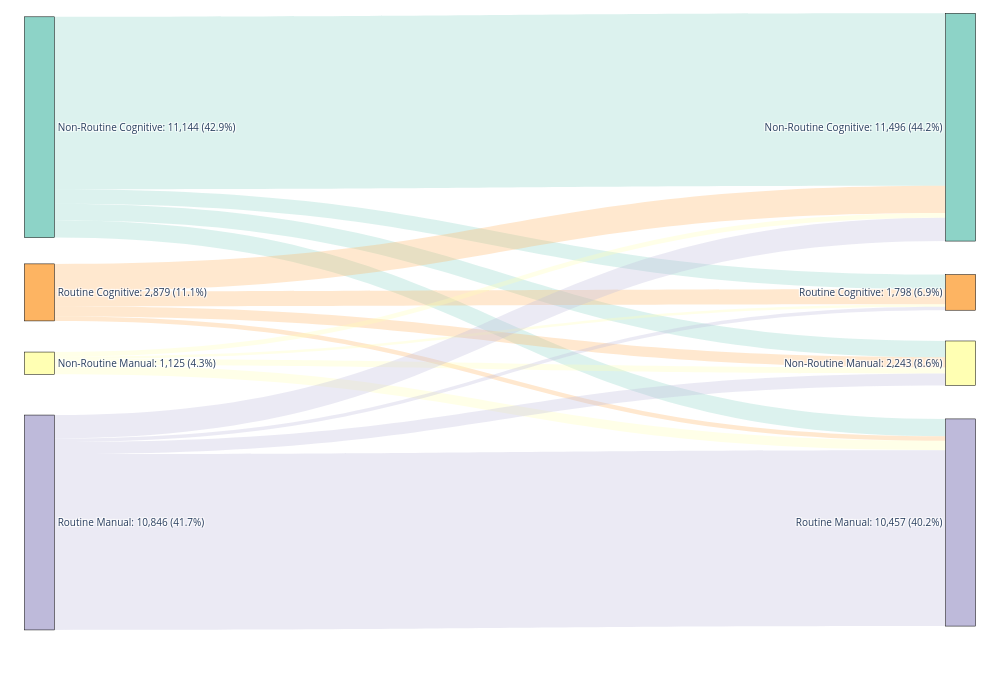

Notebook code for this chart:
### Code cell
# Fig 2C right picture drawing
import pandas as pd
import plotly.graph_objects as go
import plotly.io as pio

# =========================
# 1. Raw data
# =========================
data = {
    "type_skill_all": ["Non-Routine Cognitive"]*4 + ["Routine Cognitive"]*4 + ["Non-Routine Manual"]*4 
                     + ["Routine Manual"]*4,
    "match_type_skill": ["Non-Routine Cognitive", "Routine Cognitive", 
                         "Non-Routine Manual", "Routine Manual"]*4,
    "k": [8701, 740,823, 880,
          1382, 761, 512, 224,
          233, 116, 303, 473,
          1180, 181, 605, 8880]
}

df = pd.DataFrame(data)
total = df["k"].sum()

# =========================
# 2. Fixed order: NRC → RC → NRM → RM
# =========================
skill_order = [
    "Non-Routine Cognitive",   # NRC
    "Routine Cognitive",       # RC
    "Non-Routine Manual",      # NRM
    "Routine Manual"           # RM
]

# =========================
# 3. Compute left/right totals and reorder by fixed sequence
# =========================
left_totals = (
    df.groupby("type_skill_all")["k"]
    .sum()
    .reindex(skill_order)
)

right_totals = (
    df.groupby("match_type_skill")["k"]
    .sum()
    .reindex(skill_order)
)

# =========================
# 4. Color settings
# =========================
color_settings = {
    "Non-Routine Cognitive": {"node": "#8dd3c7", "link": "rgba(141, 211, 199, 0.3)"},
    "Routine Cognitive": {"node": "#fdb462", "link": "rgba(253, 180, 98, 0.3)"},
    "Non-Routine Manual": {"node": "#ffffb3", "link": "rgba(255, 255, 179, 0.3)"},
    "Routine Manual": {"node": "#bebada", "link": "rgba(190, 186, 218, 0.3)"}
}

# =========================
# 5. Left and right node indices
# =========================
left_index = {cat: i for i, cat in enumerate(skill_order)}
right_index = {cat: i + 4 for i, cat in enumerate(skill_order)}

# =========================
# 6. Manually fix node positions
#    Smaller y = higher position
# =========================
y_positions = [0.08, 0.36, 0.48, 0.75]

node_x = [0.01]*4 + [0.99]*4
node_y = y_positions + y_positions

# =========================
# 7. Generate Sankey diagram
# =========================
fig = go.Figure(go.Sankey(
    arrangement="fixed",   # Key: fix node positions
    node=dict(
        pad=25,
        thickness=30,
        line=dict(color="black", width=0.5),
        label=[
            *[f"{cat}: {left_totals[cat]:,} ({left_totals[cat]/total:.1%})" for cat in skill_order],
            *[f"{cat}: {right_totals[cat]:,} ({right_totals[cat]/total:.1%})" for cat in skill_order]
        ],
        color=[color_settings[cat]["node"] for cat in skill_order] +
              [color_settings[cat]["node"] for cat in skill_order],
        x=node_x,
        y=node_y
    ),
    link=dict(
        source=[left_index[src] for src in df["type_skill_all"]],
        target=[right_index[tar] for tar in df["match_type_skill"]],
        value=df["k"],
        color=[color_settings[src]["link"] for src in df["type_skill_all"]],
        customdata=df["k"] / total,
        hovertemplate="<b>%{source.label}</b> → <b>%{target.label}</b><br>" +
                      "Flow: %{value:,}<br>" +
                      "Path ratio: %{customdata:.1%}<extra></extra>"
    )
))

# =========================
# 8. Layout beautification
# =========================
fig.update_layout(
    title_x=0.5,
    font=dict(size=10),
    width=1000,
    height=700,
    margin=dict(t=80, b=30, l=30, r=30)
)

fig.show()

# =========================
# 9. Export SVG
# =========================
out_svg = "Your path/Stranded_Occupations_Replication/Data/temp/fig2cl.svg"
fig.write_image(out_svg, format="svg")

print(f"SVG exported to: {out_svg}")

### Figure 1 — Plotly figure (JSON) as saved in the notebook; plotly's stock layout.template omitted (floating-point values rounded to 4 significant figures)
{"data": [{"arrangement": "fixed", "link": {"color": ["rgba(141, 211, 199, 0.3)", "rgba(141, 211, 199, 0.3)", "rgba(141, 211, 199, 0.3)", "rgba(141, 211, 199, 0.3)", "rgba(253, 180, 98, 0.3)", "rgba(253, 180, 98, 0.3)", "rgba(253, 180, 98, 0.3)", "rgba(253, 180, 98, 0.3)", "rgba(255, 255, 179, 0.3)", "rgba(255, 255, 179, 0.3)", "rgba(255, 255, 179, 0.3)", "rgba(255, 255, 179, 0.3)", "rgba(190, 186, 218, 0.3)", "rgba(190, 186, 218, 0.3)", "rgba(190, 186, 218, 0.3)", "rgba(190, 186, 218, 0.3)"], "customdata": [0.3347, 0.02847, 0.03166, 0.03385, 0.05317, 0.02928, 0.0197, 0.008617, 0.008964, 0.004463, 0.01166, 0.0182, 0.0454, 0.006963, 0.02327, 0.3416], "hovertemplate": "<b>%{source.label}</b> → <b>%{target.label}</b><br>Flow: %{value:,}<br>Path ratio: %{customdata:.1%}<extra></extra>", "source": [0, 0, 0, 0, 1, 1, 1, 1, 2, 2, 2, 2, 3, 3, 3, 3], "target": [4, 5, 6, 7, 4, 5, 6, 7, 4, 5, 6, 7, 4, 5, 6, 7], "value": [8701, 740, 823, 880, 1382, 761, 512, 224, 233, 116, 303, 473, 1180, 181, 605, 8880]}, "node": {"color": ["#8dd3c7", "#fdb462", "#ffffb3", "#bebada", "#8dd3c7", "#fdb462", "#ffffb3", "#bebada"], "label": ["Non-Routine Cognitive: 11,144 (42.9%)", "Routine Cognitive: 2,879 (11.1%)", "Non-Routine Manual: 1,125 (4.3%)", "Routine Manual: 10,846 (41.7%)", "Non-Routine Cognitive: 11,496 (44.2%)", "Routine Cognitive: 1,798 (6.9%)", "Non-Routine Manual: 2,243 (8.6%)", "Routine Manual: 10,457 (40.2%)"], "line": {"color": "black", "width": 0.5}, "pad": 25, "thickness": 30, "x": [0.01, 0.01, 0.01, 0.01, 0.99, 0.99, 0.99, 0.99], "y": [0.08, 0.36, 0.48, 0.75, 0.08, 0.36, 0.48, 0.75]}, "type": "sankey"}], "layout": {"font": {"size": 10}, "height": 700, "margin": {"b": 30, "l": 30, "r": 30, "t": 80}, "title": {"x": 0.5}, "width": 1000}}
